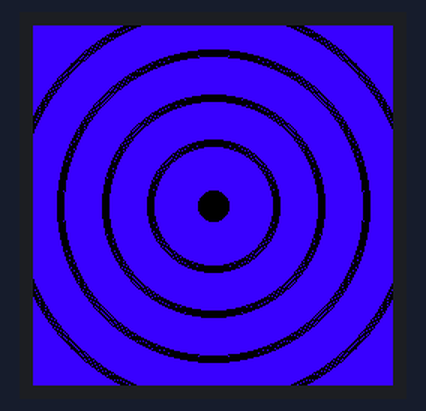
Simulated run of this sketch. Board: Arduino Mega 2560, built with avr-gcc and run on an emulated ATmega2560. On the bench: 240×240 colour display.

Above: at 0.5 s.

The sketch:

Rinnegan.ino
```cpp
#include <Adafruit_ST7789.h>
#include <Adafruit_GFX.h>
#include <Adafruit_I2CDevice.h>
#include <SPI.h>

#define TFT_DC 2
#define TFT_RST 4
#define TFT_MOSI 23
#define TFT_SCLK 18
#define TFT_CS  5

// Color definitions
#define BLACK        0x0000
#define DARK_PURPLE  0x381F

Adafruit_ST7789 tft = Adafruit_ST7789(TFT_CS, TFT_DC, TFT_RST);

void setup(void) {
  Serial.begin(9600);

  tft.init(240, 240, SPI_MODE3); // initialize a ST7789 chip, 240×240 pixels
  tft.setRotation(1);
  tft.fillScreen(DARK_PURPLE);

  int radius = 10;

  // Pupil
  tft.drawCircle(120, 120, radius, BLACK);
  tft.fillCircle(120, 120, radius, BLACK);

  // 4 lines
  for (int i = 0; i < 4; i++) {
    radius += 30;
    // Each line will be 5 pixels wide
    for (int j = 0; j < 5; j++) {
      tft.drawCircle(120, 120, radius + j, BLACK);
    }
  }

}

void loop (){
}
```
